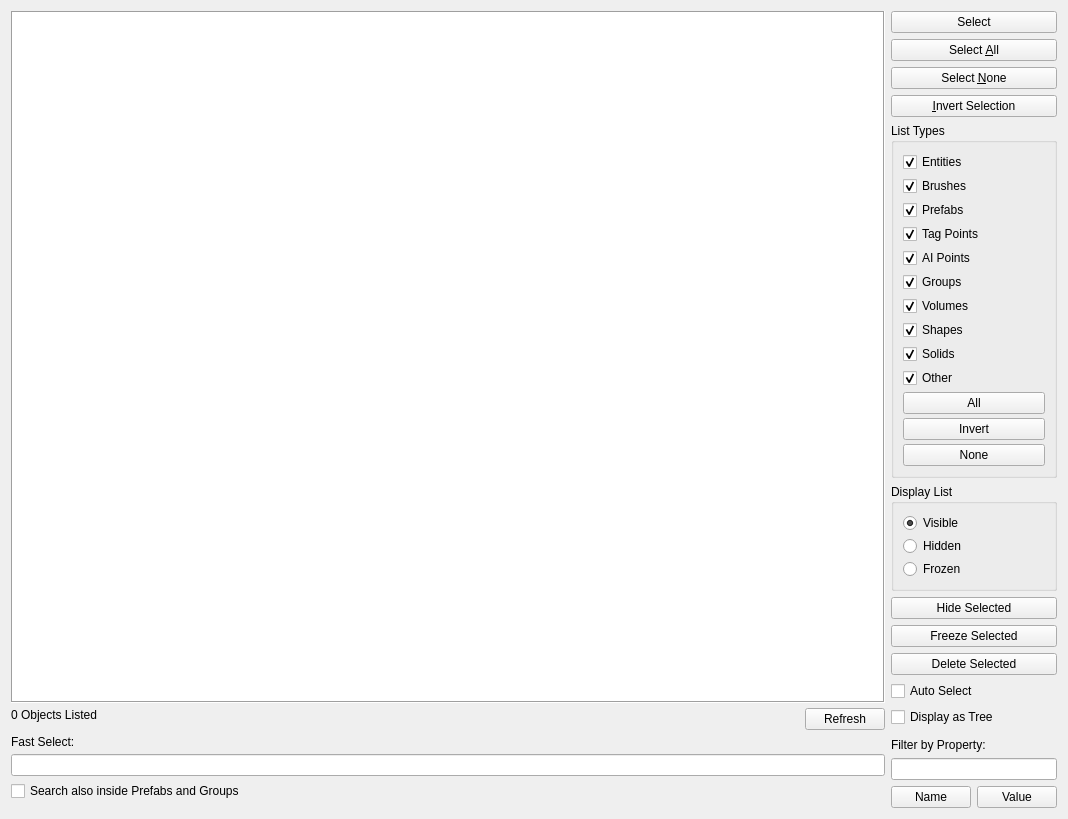
<?xml version="1.0" encoding="UTF-8"?>
<ui version="4.0">
 <class>SELECT_OBJECT</class>
 <widget class="QWidget" name="SELECT_OBJECT">
  <property name="geometry">
   <rect>
    <x>0</x>
    <y>0</y>
    <width>1068</width>
    <height>780</height>
   </rect>
  </property>
  <layout class="QHBoxLayout" name="horizontalLayout_4" stretch="1,0">
   <item>
    <layout class="QVBoxLayout" name="verticalLayout">
     <property name="spacing">
      <number>5</number>
     </property>
     <item>
      <widget class="ObjectSelectorTableView" name="tableView">
       <property name="frameShape">
        <enum>QFrame::Box</enum>
       </property>
      </widget>
     </item>
     <item>
      <layout class="QHBoxLayout" name="horizontalLayout">
       <property name="sizeConstraint">
        <enum>QLayout::SetMaximumSize</enum>
       </property>
       <item>
        <widget class="QLabel" name="countLabel">
         <property name="text">
          <string>0 Objects Listed</string>
         </property>
         <property name="alignment">
          <set>Qt::AlignLeading|Qt::AlignLeft|Qt::AlignTop</set>
         </property>
        </widget>
       </item>
       <item>
        <spacer name="horizontalSpacer">
         <property name="orientation">
          <enum>Qt::Horizontal</enum>
         </property>
         <property name="sizeHint" stdset="0">
          <size>
           <width>40</width>
           <height>20</height>
          </size>
         </property>
        </spacer>
       </item>
       <item>
        <widget class="QPushButton" name="refresh">
         <property name="text">
          <string>Refresh</string>
         </property>
        </widget>
       </item>
      </layout>
     </item>
     <item>
      <widget class="QLabel" name="STATIC">
       <property name="text">
        <string>Fast Select:</string>
       </property>
       <property name="alignment">
        <set>Qt::AlignLeading|Qt::AlignLeft|Qt::AlignTop</set>
       </property>
      </widget>
     </item>
     <item>
      <widget class="QLineEdit" name="fastSelectLineEdit">
       <property name="alignment">
        <set>Qt::AlignLeading|Qt::AlignLeft|Qt::AlignVCenter</set>
       </property>
      </widget>
     </item>
     <item>
      <widget class="QCheckBox" name="searchAllObjects">
       <property name="text">
        <string>Search also inside Prefabs and Groups</string>
       </property>
      </widget>
     </item>
     <item>
      <spacer name="verticalSpacer_3">
       <property name="orientation">
        <enum>Qt::Vertical</enum>
       </property>
       <property name="sizeType">
        <enum>QSizePolicy::Fixed</enum>
       </property>
       <property name="sizeHint" stdset="0">
        <size>
         <width>20</width>
         <height>7</height>
        </size>
       </property>
      </spacer>
     </item>
    </layout>
   </item>
   <item>
    <layout class="QVBoxLayout" name="verticalLayout_2" stretch="0,0,0,0,0,0,0,0,0,0,0,0,0,0,0,0">
     <property name="spacing">
      <number>6</number>
     </property>
     <property name="sizeConstraint">
      <enum>QLayout::SetDefaultConstraint</enum>
     </property>
     <item>
      <widget class="QPushButton" name="select">
       <property name="text">
        <string>Select</string>
       </property>
      </widget>
     </item>
     <item>
      <widget class="QPushButton" name="selectAll">
       <property name="text">
        <string>Select &amp;All</string>
       </property>
      </widget>
     </item>
     <item>
      <widget class="QPushButton" name="selectNone">
       <property name="text">
        <string>Select &amp;None</string>
       </property>
      </widget>
     </item>
     <item>
      <widget class="QPushButton" name="invertSelection">
       <property name="text">
        <string>&amp;Invert Selection</string>
       </property>
      </widget>
     </item>
     <item>
      <widget class="QGroupBox" name="STATIC1">
       <property name="sizePolicy">
        <sizepolicy hsizetype="Preferred" vsizetype="Minimum">
         <horstretch>0</horstretch>
         <verstretch>0</verstretch>
        </sizepolicy>
       </property>
       <property name="title">
        <string>List Types</string>
       </property>
       <layout class="QVBoxLayout" name="verticalLayout_4">
        <property name="spacing">
         <number>6</number>
        </property>
        <item>
         <layout class="QVBoxLayout" name="verticalLayout_3">
          <property name="spacing">
           <number>4</number>
          </property>
          <item>
           <widget class="QCheckBox" name="entityType">
            <property name="text">
             <string>Entities</string>
            </property>
            <property name="checked">
             <bool>true</bool>
            </property>
           </widget>
          </item>
          <item>
           <widget class="QCheckBox" name="brushType">
            <property name="text">
             <string>Brushes</string>
            </property>
            <property name="checked">
             <bool>true</bool>
            </property>
           </widget>
          </item>
          <item>
           <widget class="QCheckBox" name="prefabType">
            <property name="text">
             <string>Prefabs</string>
            </property>
            <property name="checked">
             <bool>true</bool>
            </property>
           </widget>
          </item>
          <item>
           <widget class="QCheckBox" name="tagpointType">
            <property name="text">
             <string>Tag Points</string>
            </property>
            <property name="checked">
             <bool>true</bool>
            </property>
           </widget>
          </item>
          <item>
           <widget class="QCheckBox" name="aiPointType">
            <property name="text">
             <string>AI Points</string>
            </property>
            <property name="checked">
             <bool>true</bool>
            </property>
           </widget>
          </item>
          <item>
           <widget class="QCheckBox" name="groupType">
            <property name="text">
             <string>Groups</string>
            </property>
            <property name="checked">
             <bool>true</bool>
            </property>
           </widget>
          </item>
          <item>
           <widget class="QCheckBox" name="volumeType">
            <property name="text">
             <string>Volumes</string>
            </property>
            <property name="checked">
             <bool>true</bool>
            </property>
           </widget>
          </item>
          <item>
           <widget class="QCheckBox" name="shapesType">
            <property name="text">
             <string>Shapes</string>
            </property>
            <property name="checked">
             <bool>true</bool>
            </property>
           </widget>
          </item>
          <item>
           <widget class="QCheckBox" name="solidType">
            <property name="text">
             <string>Solids</string>
            </property>
            <property name="checked">
             <bool>true</bool>
            </property>
           </widget>
          </item>
          <item>
           <widget class="QCheckBox" name="otherType">
            <property name="text">
             <string>Other</string>
            </property>
            <property name="checked">
             <bool>true</bool>
            </property>
           </widget>
          </item>
          <item>
           <widget class="QPushButton" name="selectAllTypes">
            <property name="sizePolicy">
             <sizepolicy hsizetype="Minimum" vsizetype="Fixed">
              <horstretch>0</horstretch>
              <verstretch>0</verstretch>
             </sizepolicy>
            </property>
            <property name="text">
             <string>All</string>
            </property>
           </widget>
          </item>
          <item>
           <widget class="QPushButton" name="invertTypes">
            <property name="text">
             <string>Invert</string>
            </property>
           </widget>
          </item>
          <item>
           <widget class="QPushButton" name="selectNoneTypes">
            <property name="text">
             <string>None</string>
            </property>
           </widget>
          </item>
         </layout>
        </item>
       </layout>
      </widget>
     </item>
     <item>
      <widget class="QGroupBox" name="STATIC2">
       <property name="sizePolicy">
        <sizepolicy hsizetype="Preferred" vsizetype="Maximum">
         <horstretch>0</horstretch>
         <verstretch>0</verstretch>
        </sizepolicy>
       </property>
       <property name="title">
        <string>Display List</string>
       </property>
       <layout class="QVBoxLayout" name="verticalLayout_5">
        <property name="spacing">
         <number>3</number>
        </property>
        <item>
         <widget class="QRadioButton" name="displayModeVisible">
          <property name="text">
           <string>Visible</string>
          </property>
          <property name="checked">
           <bool>true</bool>
          </property>
         </widget>
        </item>
        <item>
         <widget class="QRadioButton" name="displayModeHidden">
          <property name="text">
           <string>Hidden</string>
          </property>
         </widget>
        </item>
        <item>
         <widget class="QRadioButton" name="displayModeFrozen">
          <property name="text">
           <string>Frozen</string>
          </property>
         </widget>
        </item>
       </layout>
      </widget>
     </item>
     <item>
      <widget class="QPushButton" name="hideSelected">
       <property name="text">
        <string>Hide Selected</string>
       </property>
      </widget>
     </item>
     <item>
      <widget class="QPushButton" name="freezeSelected">
       <property name="text">
        <string>Freeze Selected</string>
       </property>
      </widget>
     </item>
     <item>
      <widget class="QPushButton" name="deleteSelected">
       <property name="text">
        <string>Delete Selected</string>
       </property>
      </widget>
     </item>
     <item>
      <widget class="QCheckBox" name="autoSelect">
       <property name="text">
        <string>Auto Select</string>
       </property>
      </widget>
     </item>
     <item>
      <widget class="QCheckBox" name="displayAsTree">
       <property name="text">
        <string>Display as Tree</string>
       </property>
      </widget>
     </item>
     <item>
      <spacer name="verticalSpacer">
       <property name="orientation">
        <enum>Qt::Vertical</enum>
       </property>
       <property name="sizeType">
        <enum>QSizePolicy::Fixed</enum>
       </property>
       <property name="sizeHint" stdset="0">
        <size>
         <width>20</width>
         <height>5</height>
        </size>
       </property>
      </spacer>
     </item>
     <item>
      <widget class="QLabel" name="PROPERTY_STATIC">
       <property name="sizePolicy">
        <sizepolicy hsizetype="Preferred" vsizetype="Maximum">
         <horstretch>0</horstretch>
         <verstretch>0</verstretch>
        </sizepolicy>
       </property>
       <property name="text">
        <string>Filter by Property:</string>
       </property>
       <property name="alignment">
        <set>Qt::AlignLeading|Qt::AlignLeft|Qt::AlignTop</set>
       </property>
      </widget>
     </item>
     <item>
      <widget class="QLineEdit" name="propertyLineEdit">
       <property name="alignment">
        <set>Qt::AlignLeading|Qt::AlignLeft|Qt::AlignVCenter</set>
       </property>
      </widget>
     </item>
     <item>
      <layout class="QHBoxLayout" name="horizontalLayout_2" stretch="0,0">
       <property name="sizeConstraint">
        <enum>QLayout::SetDefaultConstraint</enum>
       </property>
       <item>
        <widget class="QPushButton" name="filterByName">
         <property name="sizePolicy">
          <sizepolicy hsizetype="Minimum" vsizetype="Fixed">
           <horstretch>0</horstretch>
           <verstretch>0</verstretch>
          </sizepolicy>
         </property>
         <property name="text">
          <string>Name</string>
         </property>
        </widget>
       </item>
       <item>
        <widget class="QPushButton" name="filterByValue">
         <property name="text">
          <string>Value</string>
         </property>
        </widget>
       </item>
      </layout>
     </item>
     <item>
      <spacer name="verticalSpacer_2">
       <property name="orientation">
        <enum>Qt::Vertical</enum>
       </property>
       <property name="sizeHint" stdset="0">
        <size>
         <width>20</width>
         <height>0</height>
        </size>
       </property>
      </spacer>
     </item>
    </layout>
   </item>
  </layout>
 </widget>
 <customwidgets>
  <customwidget>
   <class>ObjectSelectorTableView</class>
   <extends>QTableView</extends>
   <header>ObjectSelectorTableView.h</header>
  </customwidget>
 </customwidgets>
 <resources/>
 <connections/>
</ui>
